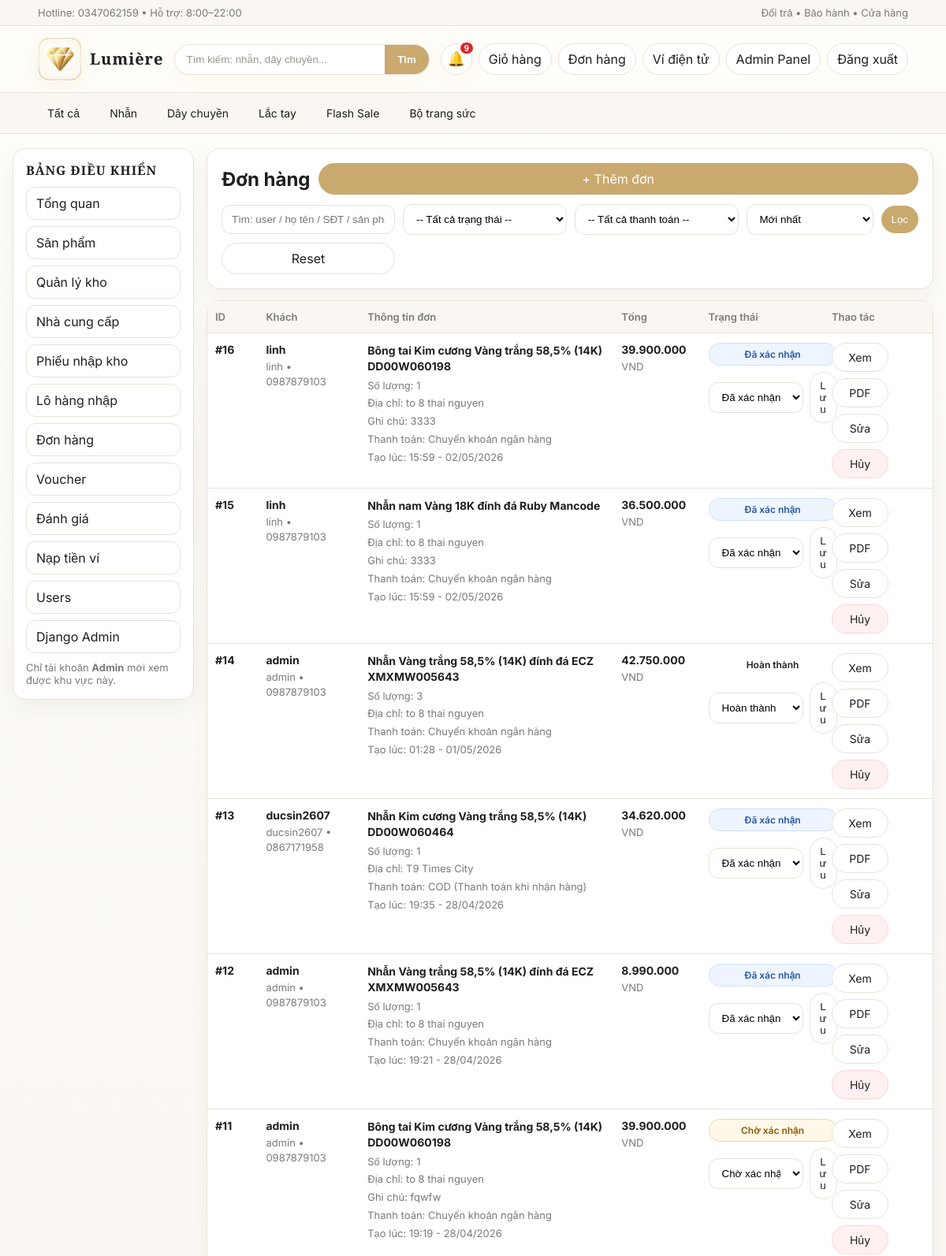
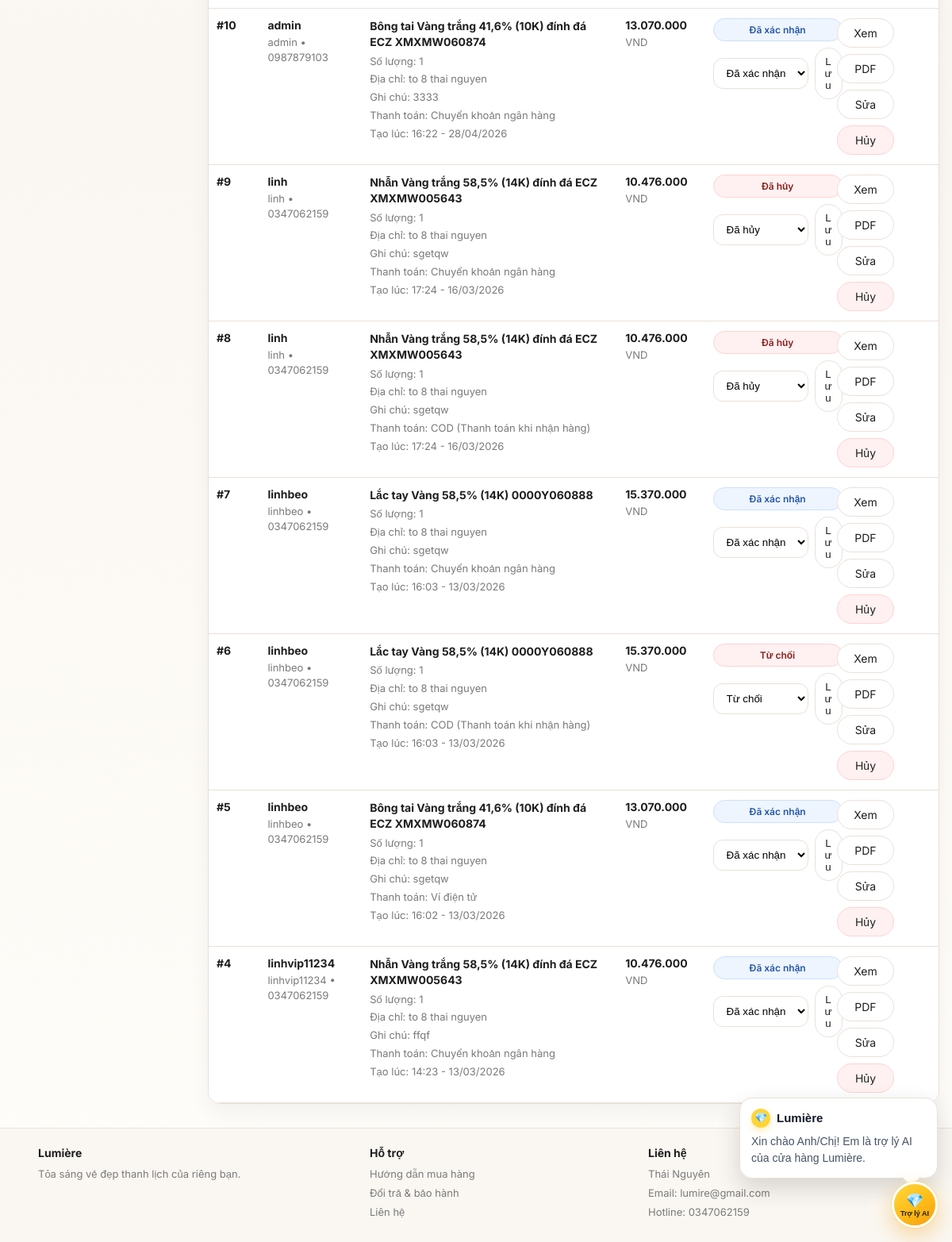
The page /admin-panel/don-hang/ (signed in) on the database its author committed (2 pictures, top to bottom).
### shop/models.py (models this page shows, shortened)
class DonHang(models.Model):
    TRANG_THAI = [
        ("Pending", "Chờ xác nhận"),
        ("Confirmed", "Đã xác nhận"),
        ("Shipping", "Đang giao"),
        ("Completed", "Hoàn thành"),
        ("Cancelled", "Đã hủy"),
        ("Rejected", "Từ chối"),
    ]
    PHUONG_THUC_TT = [
        ("COD", "COD (Thanh toán khi nhận hàng)"),
        ("ChuyenKhoan", "Chuyển khoản ngân hàng"),
        ("ViDienTu", "Ví điện tử"),
    ]
    nguoi_dat = models.ForeignKey(User, on_delete=models.CASCADE, related_name="don_hangs")
    san_pham = models.ForeignKey(SanPham, on_delete=models.PROTECT, related_name="don_hangs")
    voucher = models.ForeignKey("Voucher", on_delete=models.SET_NULL, null=True, blank=True, related_name="orders")
    ho_ten = models.CharField(max_length=100, default="")
    sdt = models.CharField(max_length=20, default="")
    dia_chi = models.CharField(max_length=255, default="")
    ghi_chu = models.CharField(max_length=255, blank=True, default="")
    phuong_thuc_tt = models.CharField(max_length=50, choices=PHUONG_THUC_TT, default="COD")
    so_luong = models.IntegerField(default=1)
    tong_tien_goc = models.IntegerField(default=0)
    discount_amount = models.IntegerField(default=0)
    voucher_code = models.CharField(max_length=30, blank=True, default="")
    tong_tien = models.IntegerField(default=0)
    trang_thai = models.CharField(max_length=20, choices=TRANG_THAI, default="Pending")
    da_hoan_tien = models.BooleanField(default=False)
    da_thanh_toan = models.BooleanField(default=False)
    ma_thanh_toan = models.CharField(max_length=50, blank=True, default="")
    thanh_toan_luc = models.DateTimeField(blank=True, null=True)
    tao_luc = models.DateTimeField(auto_now_add=True)

class SanPham(models.Model):
    TRANG_THAI = [
        ("active", "Hoạt động"),
        ("inactive", "Ngừng kinh doanh"),
    ]
    ten = models.CharField(max_length=100)
    gia = models.IntegerField(default=0)
    gia_khuyen_mai = models.IntegerField(blank=True, null=True)
    flash_sale_price = models.IntegerField(blank=True, null=True)
    flash_sale_start = models.DateTimeField(blank=True, null=True)
    flash_sale_end = models.DateTimeField(blank=True, null=True)
    anh = models.ImageField(upload_to="sanpham/", blank=True, null=True)
    search_tags = models.CharField(max_length=255, blank=True, default="")
    mo_ta = models.TextField(blank=True, default="")
    ton_kho = models.IntegerField(default=10)
    trang_thai = models.CharField(max_length=20, choices=TRANG_THAI, default="active")

### shop/views.py (the view)
# urls.py: path("admin-panel/don-hang/", views.admin_donhang_list, name="admin_donhang_list"),
@admin_required
def admin_donhang_list(request):
    trang_thai = request.GET.get("trang_thai", "").strip()
    q = request.GET.get("q", "").strip()
    payment = request.GET.get("payment", "").strip()
    sort = request.GET.get("sort", "newest").strip()
    if sort not in ORDER_SORTS:
        sort = "newest"
    ds = apply_order_filters(DonHang.objects.select_related("nguoi_dat", "san_pham").all(), q=q, status=trang_thai, payment=payment, sort=sort)
    return render(
        request,
        "admin_donhang_list.html",
        {
            "ds": ds,
            "q": q,
            "trang_thai": trang_thai,
            "payment": payment,
            "sort": sort,
            "sort_choices": ORDER_SORT_CHOICES,
            "trang_thai_choices": DonHang.TRANG_THAI,
            "payment_choices": DonHang.PHUONG_THUC_TT,
        },
    )

### shop/services.py (called while the page is built, shortened)
def apply_order_filters(queryset, *, q: str = "", status: str = "", payment: str = "", sort: str = "newest"):
    if status in {code for code, _ in DonHang.TRANG_THAI}:
        queryset = queryset.filter(trang_thai=status)
    if payment in {code for code, _ in DonHang.PHUONG_THUC_TT}:
        queryset = queryset.filter(phuong_thuc_tt=payment)
    return queryset.order_by(*ORDER_SORTS.get(sort, ORDER_SORTS["newest"]))

### shop/templatetags/tien.py (called while the page is built)
@register.filter
def vnd(x):
    try:
        x = int(x)
        return f"{x:,}".replace(",", ".")
    except Exception:
        return x

### templates/admin_donhang_list.html (shortened to what this page needs)
{% extends "admin_base.html" %}
{% load tien %}
{% block admin_content %}
  <div class="card admin-card">
    <div class="row" style="justify-content:space-between;align-items:center;gap:10px;flex-wrap:wrap;">
      <h2 style="margin:0;">Đơn hàng</h2>
      <a class="btn primary" href="{% url 'admin_donhang_create' %}">+ Thêm đơn</a>
    </div>
    <form method="get" class="admin-filter">
      <input class="input" name="q" value="{{ q }}" placeholder="Tìm: user / họ tên / SĐT / sản phẩm / địa chỉ" />
      <select class="input" name="trang_thai">
        <option value="">-- Tất cả trạng thái --</option>
      </select>
      <select class="input" name="payment">
        <option value="">-- Tất cả thanh toán --</option>
      </select>
      <select class="input" name="sort">
        {% for value, label in sort_choices %}
          <option value="{{ value }}" {% if sort == value %}selected{% endif %}>{{ label }}</option>
        {% endfor %}
      </select>
      <button class="btn primary" type="submit">Lọc</button>
      <a class="btn" href="{% url 'admin_donhang_list' %}">Reset</a>
    </form>
  </div>
  <div class="card" style="padding:0;margin-top:14px;overflow:hidden;">
    <table class="admin-table order-compact">
      <thead>
        <tr>
          <th style="width:7%;">ID</th>
          <th style="width:14%;">Khách</th>
          <th style="width:35%;">Thông tin đơn</th>
          <th style="width:12%;">Tổng</th>
          <th style="width:17%;">Trạng thái</th>
          <th style="width:15%;">Thao tác</th>
        </tr>
      </thead>
      <tbody>
      {% for d in ds %}
        <tr>
          <td>
            <div class="cell-title">#{{ d.id }}</div>
          </td>
          <td>
            <div class="cell-title">{{ d.nguoi_dat.username }}</div>
            <div class="cell-sub">{{ d.ho_ten }} • {{ d.sdt }}</div>
          </td>
          <td>
            <div class="order-info">
              <div class="cell-title">{{ d.san_pham.ten }}</div>
              <div class="cell-sub">Số lượng: {{ d.so_luong }}</div>
              <div class="cell-sub">Địa chỉ: {{ d.dia_chi }}</div>
              {% if d.ghi_chu %}<div class="cell-sub">Ghi chú: {{ d.ghi_chu }}</div>{% endif %}
              <div class="cell-sub">Thanh toán: {{ d.get_phuong_thuc_tt_display }}</div>
              <div class="cell-sub">Tạo lúc: {{ d.tao_luc|date:"H:i - d/m/Y" }}</div>
            </div>
          </td>
          <td>
            <div class="cell-title">{{ d.tong_tien|vnd }}</div>
            <div class="cell-sub">VND</div>
          </td>
          <td>
            <div class="order-status-box">
              <span class="status status-{{ d.trang_thai|lower }}">{{ d.get_trang_thai_display }}</span>
              <form method="post" action="{% url 'admin_donhang_update' d.id %}">
                <select class="input" name="trang_thai">
                  {% for k,v in trang_thai_choices %}
                    <option value="{{ k }}" {% if d.trang_thai == k %}selected{% endif %}>{{ v }}</option>
                  {% endfor %}
                </select>
                <button class="btn" type="submit">Lưu</button>
              </form>
            </div>
          </td>
          <td>
            <div class="admin-actions">
              <a class="btn" href="{% url 'admin_donhang_detail' d.id %}">Xem</a>
              <a class="btn" href="{% url 'admin_invoice_pdf' d.id %}">PDF</a>
              <a class="btn" href="{% url 'admin_donhang_edit' d.id %}">Sửa</a>
              <a class="btn danger" href="{% url 'admin_donhang_delete' d.id %}">Hủy</a>
            </div>
          </td>
        </tr>
      {% empty %}
        <tr><td colspan="6" style="padding:12px;color:#666;">Không có đơn nào.</td></tr>
      {% endfor %}
      </tbody>
    </table>
  </div>
{% endblock %}

### static/style.css (style rules this page uses)
:root { --bg:#FFFDF9;--bg-soft:#FAF7F2;--card:#ffffff;--text:#1F1F1F;--muted:#7A7A7A;--line:#E9E1D8;--gold:#C9A96E;--rose:#D8A7B1;--dark:#1F1F1F;--success-bg:#f3fbf6;--success-line:#cae7d3;--success-text:#256642;--error-bg:#fff5f6;--error-line:#f2d6db;--error-text:#8b3b4b;--warning-bg:#fffaf1;--warning-line:#ead7b4;--warning-text:#8a6531;--info-bg:#f7f4fb;--info-line:#e4d8ed;--info-text:#6e5b76; }
* { box-sizing:border-box; }
body { margin:0;background:linear-gradient(180deg,#FFFDF9 0%,var(--bg-soft) 55%,#FFFDF9 100%);color:var(--text);font-family:"Inter",Arial,sans-serif; }
a { color:inherit;text-decoration:none; }
.btn { display:inline-block;padding:9px 12px;border:1px solid var(--line);border-radius:999px;background:#fff;transition:all .18s ease;cursor:pointer;color:var(--text); }
.btn.primary { background:var(--gold);color:#fff;border-color:var(--gold); }
.card { background:var(--card);border:1px solid var(--line);border-radius:16px;overflow:hidden;box-shadow:0 12px 26px rgba(31,31,31,.05); }
.card .row,.row { display:flex;gap:8px;align-items:center; }
.card .row .btn { flex:1;text-align:center; }
.input,input[type="text"],input[type="number"],input[type="password"],input[type="email"],select,textarea { width:100%;max-width:100%;padding:10px 12px;border-radius:12px;border:1px solid var(--line);background:#fff; }
.status { display:inline-flex;align-items:center;justify-content:center;padding:6px 10px;border-radius:999px;font-size:12px;font-weight:600;border:1px solid transparent;white-space:nowrap; }
.status-pending { background:#fff8e9;border-color:#f0d89d;color:#8c5b00; }
.status-confirmed { background:#eef5ff;border-color:#cddfff;color:#2557a7; }
.status-rejected,.status-cancelled,.status-inactive { background:#fff1f1;border-color:#ffd2d2;color:#8a1f1f; }
.btn.danger { border-color:#ffd2d2;background:#fff1f1; }
.admin-card { padding:18px; }
.admin-filter { display:grid;grid-template-columns:minmax(240px,2fr) repeat(3,minmax(150px,1fr)) auto auto;gap:10px;align-items:center;margin-top:12px; }
.admin-filter .btn { justify-content:center;text-align:center; }
.admin-table { width:100%;border-collapse:collapse;table-layout:fixed;background:#fff; }
.admin-table th,.admin-table td { border-bottom:1px solid var(--line);padding:12px 10px;text-align:left;vertical-align:top;word-break:break-word; }
.admin-table thead th { font-size:13px;color:var(--muted);font-weight:600;background:var(--bg-soft); }
.admin-table .cell-title { font-weight:700;margin-bottom:4px; }
.admin-table .cell-sub { font-size:13px;color:var(--muted);line-height:1.45; }
.admin-actions { display:flex;flex-wrap:wrap;gap:8px; }
.admin-actions .btn { min-width:72px;text-align:center; }
.order-info { display:grid;gap:4px;line-height:1.45; }
.order-info .cell-title { margin-bottom:0; }
.order-compact { font-size:14px; }
.order-status-box { display:grid;gap:8px; }
.order-status-box form { display:grid;grid-template-columns:minmax(120px,1fr) auto;gap:8px;align-items:center; }
@media (max-width:1200px) { .admin-filter { grid-template-columns:minmax(220px,1fr) repeat(2,minmax(140px,1fr)) auto auto; } }
@media (max-width:1200px) { .admin-filter select[name="sort"] { grid-column:auto; } }

### rows shown on the page
DonHang: id "16", nguoi_dat.username "linh", ho_ten "linh", sdt "0987879103", san_pham.ten "Bông tai Kim cương Vàng trắng 58,5% (14K) DD00W060198", so_luong "1", dia_chi "to 8 thai nguyen", ghi_chu "3333", phuong_thuc_tt "Chuyển khoản ngân hàng", tao_luc "15:59 - 02/05/2026", tong_tien|vnd "39.900.000", trang_thai "Đã xác nhận"
DonHang: id "15", nguoi_dat.username "linh", ho_ten "linh", sdt "0987879103", san_pham.ten "Nhẫn nam Vàng 18K đính đá Ruby Mancode", so_luong "1", dia_chi "to 8 thai nguyen", ghi_chu "3333", phuong_thuc_tt "Chuyển khoản ngân hàng", tao_luc "15:59 - 02/05/2026", tong_tien|vnd "36.500.000", trang_thai "Đã xác nhận"
DonHang: id "14", nguoi_dat.username "admin", ho_ten "admin", sdt "0987879103", san_pham.ten "Nhẫn Vàng trắng 58,5% (14K) đính đá ECZ XMXMW005643", so_luong "3", dia_chi "to 8 thai nguyen", phuong_thuc_tt "Chuyển khoản ngân hàng", tao_luc "01:28 - 01/05/2026", tong_tien|vnd "42.750.000", trang_thai "Hoàn thành"
DonHang: id "13", nguoi_dat.username "ducsin2607", ho_ten "ducsin2607", sdt "0867171958", san_pham.ten "Nhẫn Kim cương Vàng trắng 58,5% (14K) DD00W060464", so_luong "1", dia_chi "T9 Times City", phuong_thuc_tt "COD (Thanh toán khi nhận hàng)", tao_luc "19:35 - 28/04/2026", tong_tien|vnd "34.620.000", trang_thai "Đã xác nhận"
DonHang: id "12", nguoi_dat.username "admin", ho_ten "admin", sdt "0987879103", san_pham.ten "Nhẫn Vàng trắng 58,5% (14K) đính đá ECZ XMXMW005643", so_luong "1", dia_chi "to 8 thai nguyen", phuong_thuc_tt "Chuyển khoản ngân hàng", tao_luc "19:21 - 28/04/2026", tong_tien|vnd "8.990.000", trang_thai "Đã xác nhận"
DonHang: id "11", nguoi_dat.username "admin", ho_ten "admin", sdt "0987879103", san_pham.ten "Bông tai Kim cương Vàng trắng 58,5% (14K) DD00W060198", so_luong "1", dia_chi "to 8 thai nguyen", ghi_chu "fqwfw", phuong_thuc_tt "Chuyển khoản ngân hàng", tao_luc "19:19 - 28/04/2026", tong_tien|vnd "39.900.000", trang_thai "Chờ xác nhận"
DonHang: id "10", nguoi_dat.username "admin", ho_ten "admin", sdt "0987879103", san_pham.ten "Bông tai Vàng trắng 41,6% (10K) đính đá ECZ XMXMW060874", so_luong "1", dia_chi "to 8 thai nguyen", ghi_chu "3333", phuong_thuc_tt "Chuyển khoản ngân hàng", tao_luc "16:22 - 28/04/2026", tong_tien|vnd "13.070.000", trang_thai "Đã xác nhận"
DonHang: id "9", nguoi_dat.username "linh", ho_ten "linh", sdt "0347062159", san_pham.ten "Nhẫn Vàng trắng 58,5% (14K) đính đá ECZ XMXMW005643", so_luong "1", dia_chi "to 8 thai nguyen", ghi_chu "sgetqw", phuong_thuc_tt "Chuyển khoản ngân hàng", tao_luc "17:24 - 16/03/2026", tong_tien|vnd "10.476.000", trang_thai "Đã hủy"
DonHang: id "8", nguoi_dat.username "linh", ho_ten "linh", sdt "0347062159", san_pham.ten "Nhẫn Vàng trắng 58,5% (14K) đính đá ECZ XMXMW005643", so_luong "1", dia_chi "to 8 thai nguyen", ghi_chu "sgetqw", phuong_thuc_tt "COD (Thanh toán khi nhận hàng)", tao_luc "17:24 - 16/03/2026", tong_tien|vnd "10.476.000", trang_thai "Đã hủy"
DonHang: id "7", nguoi_dat.username "linhbeo", ho_ten "linhbeo", sdt "0347062159", san_pham.ten "Lắc tay Vàng 58,5% (14K) 0000Y060888", so_luong "1", dia_chi "to 8 thai nguyen", ghi_chu "sgetqw", phuong_thuc_tt "Chuyển khoản ngân hàng", tao_luc "16:03 - 13/03/2026", tong_tien|vnd "15.370.000", trang_thai "Đã xác nhận"
DonHang: id "6", nguoi_dat.username "linhbeo", ho_ten "linhbeo", sdt "0347062159", san_pham.ten "Lắc tay Vàng 58,5% (14K) 0000Y060888", so_luong "1", dia_chi "to 8 thai nguyen", ghi_chu "sgetqw", phuong_thuc_tt "COD (Thanh toán khi nhận hàng)", tao_luc "16:03 - 13/03/2026", tong_tien|vnd "15.370.000", trang_thai "Từ chối"
DonHang: id "5", nguoi_dat.username "linhbeo", ho_ten "linhbeo", sdt "0347062159", san_pham.ten "Bông tai Vàng trắng 41,6% (10K) đính đá ECZ XMXMW060874", so_luong "1", dia_chi "to 8 thai nguyen", ghi_chu "sgetqw", phuong_thuc_tt "Ví điện tử", tao_luc "16:02 - 13/03/2026", tong_tien|vnd "13.070.000", trang_thai "Đã xác nhận"
DonHang: id "4", nguoi_dat.username "linhvip11234", ho_ten "linhvip11234", sdt "0347062159", san_pham.ten "Nhẫn Vàng trắng 58,5% (14K) đính đá ECZ XMXMW005643", so_luong "1", dia_chi "to 8 thai nguyen", ghi_chu "ffqf", phuong_thuc_tt "Chuyển khoản ngân hàng", tao_luc "14:23 - 13/03/2026", tong_tien|vnd "10.476.000", trang_thai "Đã xác nhận"

### other values the page prints
form field sort "Mới nhất"
